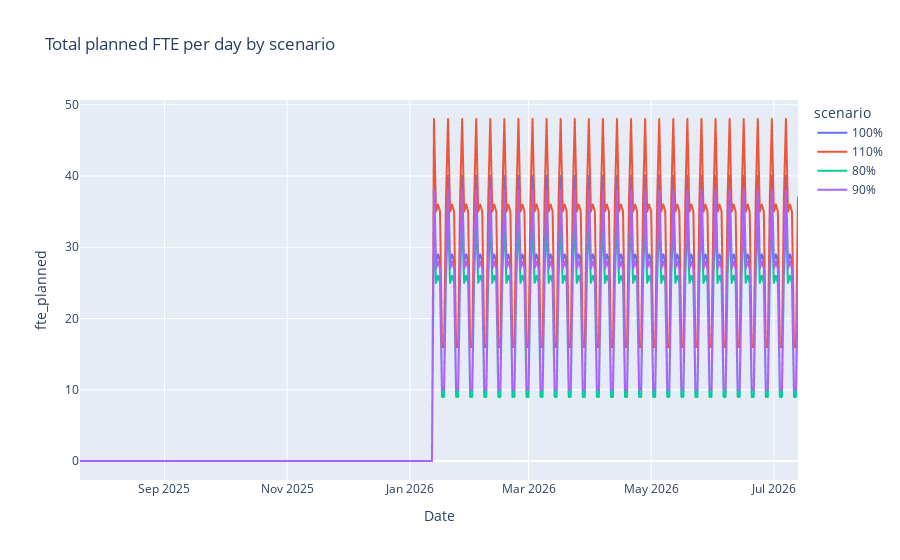
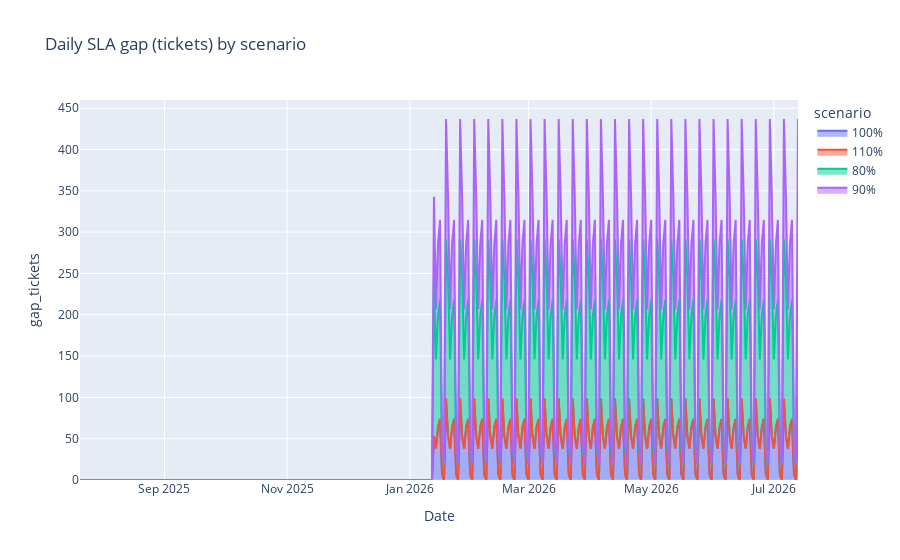

Notebook source saved alongside these figures, in order:
### Markdown cell above
## 09. Quick plots: total agents & gaps by scenario

### Code cell
try:
    # Total agents per day by scenario
    agents_daily = (dash_scen.groupby(["scenario","Date"])["fte_planned"].sum()
                            .reset_index())
    fig_a = px.line(agents_daily, x="Date", y="fte_planned", color="scenario",
                    title="Total planned FTE per day by scenario")
    fig_a.show()

    # Total gap tickets per day by scenario
    gap_daily = (dash_scen.groupby(["scenario","Date"])["gap_tickets"].sum()
                          .reset_index())
    fig_g = px.area(gap_daily, x="Date", y="gap_tickets", color="scenario",
                    title="Daily SLA gap (tickets) by scenario")
    fig_g.show()
except Exception as e:
    print("Skipping plots:", e)

### Figure 1 — Plotly figure (JSON) as saved in the notebook; plotly's stock layout.template omitted (floating-point values rounded to 4 significant figures; data arrays with more than 128 entries replaced by an {"elided": "..."} marker saying what was removed)
{"data": [{"hovertemplate": "scenario=100%<br>Date=%{x}<br>fte_planned=%{y}<extra></extra>", "legendgroup": "100%", "line": {"color": "#636efa", "dash": "solid"}, "marker": {"symbol": "circle"}, "mode": "lines", "name": "100%", "showlegend": true, "type": "scattergl", "x": {"elided": "358 str values"}, "xaxis": "x", "y": {"elided": "358 int values"}, "yaxis": "y"}, {"hovertemplate": "scenario=110%<br>Date=%{x}<br>fte_planned=%{y}<extra></extra>", "legendgroup": "110%", "line": {"color": "#EF553B", "dash": "solid"}, "marker": {"symbol": "circle"}, "mode": "lines", "name": "110%", "showlegend": true, "type": "scattergl", "x": {"elided": "358 str values"}, "xaxis": "x", "y": {"elided": "358 int values"}, "yaxis": "y"}, {"hovertemplate": "scenario=80%<br>Date=%{x}<br>fte_planned=%{y}<extra></extra>", "legendgroup": "80%", "line": {"color": "#00cc96", "dash": "solid"}, "marker": {"symbol": "circle"}, "mode": "lines", "name": "80%", "showlegend": true, "type": "scattergl", "x": {"elided": "358 str values"}, "xaxis": "x", "y": {"elided": "358 int values"}, "yaxis": "y"}, {"hovertemplate": "scenario=90%<br>Date=%{x}<br>fte_planned=%{y}<extra></extra>", "legendgroup": "90%", "line": {"color": "#ab63fa", "dash": "solid"}, "marker": {"symbol": "circle"}, "mode": "lines", "name": "90%", "showlegend": true, "type": "scattergl", "x": {"elided": "358 str values"}, "xaxis": "x", "y": {"elided": "358 int values"}, "yaxis": "y"}], "layout": {"legend": {"title": {"text": "scenario"}, "tracegroupgap": 0}, "title": {"text": "Total planned FTE per day by scenario"}, "xaxis": {"anchor": "y", "domain": [0, 1], "title": {"text": "Date"}}, "yaxis": {"anchor": "x", "domain": [0, 1], "title": {"text": "fte_planned"}}}}

### Figure 2 — Plotly figure (JSON) as saved in the notebook; plotly's stock layout.template omitted (floating-point values rounded to 4 significant figures; data arrays with more than 128 entries replaced by an {"elided": "..."} marker saying what was removed)
{"data": [{"fillpattern": {"shape": ""}, "hovertemplate": "scenario=100%<br>Date=%{x}<br>gap_tickets=%{y}<extra></extra>", "legendgroup": "100%", "line": {"color": "#636efa"}, "marker": {"symbol": "circle"}, "mode": "lines", "name": "100%", "orientation": "v", "showlegend": true, "stackgroup": "1", "type": "scatter", "x": {"elided": "358 str values"}, "xaxis": "x", "y": {"elided": "358 int values"}, "yaxis": "y"}, {"fillpattern": {"shape": ""}, "hovertemplate": "scenario=110%<br>Date=%{x}<br>gap_tickets=%{y}<extra></extra>", "legendgroup": "110%", "line": {"color": "#EF553B"}, "marker": {"symbol": "circle"}, "mode": "lines", "name": "110%", "orientation": "v", "showlegend": true, "stackgroup": "1", "type": "scatter", "x": {"elided": "358 str values"}, "xaxis": "x", "y": {"elided": "358 int values"}, "yaxis": "y"}, {"fillpattern": {"shape": ""}, "hovertemplate": "scenario=80%<br>Date=%{x}<br>gap_tickets=%{y}<extra></extra>", "legendgroup": "80%", "line": {"color": "#00cc96"}, "marker": {"symbol": "circle"}, "mode": "lines", "name": "80%", "orientation": "v", "showlegend": true, "stackgroup": "1", "type": "scatter", "x": {"elided": "358 str values"}, "xaxis": "x", "y": {"elided": "358 int values"}, "yaxis": "y"}, {"fillpattern": {"shape": ""}, "hovertemplate": "scenario=90%<br>Date=%{x}<br>gap_tickets=%{y}<extra></extra>", "legendgroup": "90%", "line": {"color": "#ab63fa"}, "marker": {"symbol": "circle"}, "mode": "lines", "name": "90%", "orientation": "v", "showlegend": true, "stackgroup": "1", "type": "scatter", "x": {"elided": "358 str values"}, "xaxis": "x", "y": {"elided": "358 int values"}, "yaxis": "y"}], "layout": {"legend": {"title": {"text": "scenario"}, "tracegroupgap": 0}, "title": {"text": "Daily SLA gap (tickets) by scenario"}, "xaxis": {"anchor": "y", "domain": [0, 1], "title": {"text": "Date"}}, "yaxis": {"anchor": "x", "domain": [0, 1], "title": {"text": "gap_tickets"}}}}
